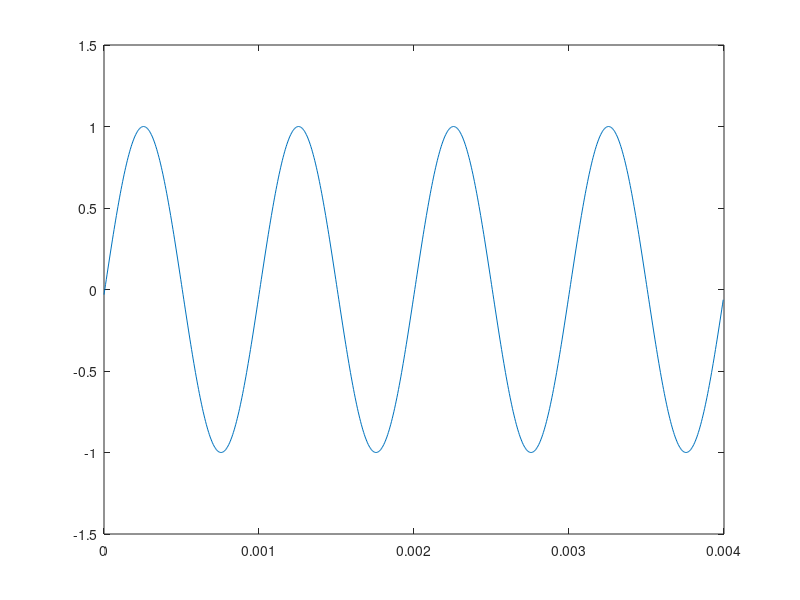

The MATLAB script that drew this image:
Fs = 200000;  %Sampling freq. 
Ts = 1/Fs; % Sampling period

f = 1e3;   %Freq. of the generated sin
w = 2*pi*f; 

A = cos(w*Ts);
B = -sin(w*Ts);

y(1) = B;
y(2) = 0;

n = Fs/f; %numbers of samples for 1 period of the sinewave

for k=3:4*n
    y(k) = 2*cos(w*Ts)*y(k-1)-y(k-2);
end

t = 0:4*n-1;
t = t*Ts;
plot(t,y)

%%

min = -50;
max = 5000;

(max - min)/4095


y = 3.7*y
